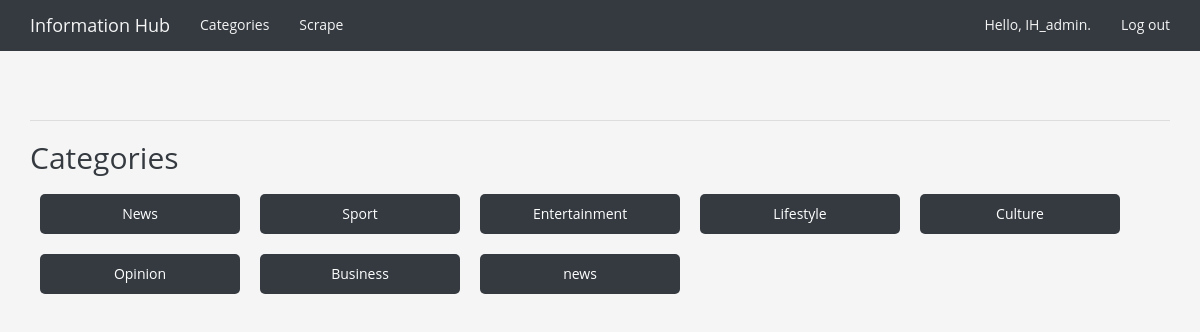
Page /categories/ (signed in) on the committed database.
### info_hubs/models.py (models this page shows)
class Category(models.Model):
    text = models.CharField(max_length=200)
    date_added = models.DateTimeField(auto_now_add=True)
    class Meta:
        verbose_name_plural = 'categories'
    def __str__(self):
        return self.text

### info_hubs/views.py (the view)
# urls.py: re_path('^categories/$', views.categories, name='categories'),
def categories(request):
    categories = Category.objects.order_by('date_added')
    context = {'categories': categories}
    return render(request, 'info_hubs/categories.html', context)

### info_hubs/templates/info_hubs/categories.html
{% extends "info_hubs/base.html" %}
{% block content %}
  <h2 style="color: #343a40;">Categories</h2>
  <div style="display: flex; flex-wrap: wrap;">
    {% for category in categories %}
      <a style="background-color: #343a40; border-radius: 5px; margin: 10px;
       padding: 10px; text-align: center; width: 200px; color: white;
       text-decoration: none;"
         href="{% url 'info_hubs:category' category.id %}">
        {{ category }}
      </a>
    {% empty %}
      <div>No categories have been added yet.</div>
    {% endfor %}
  </div>
{% endblock content %}

### info_hubs/templates/info_hubs/base.html (shortened to what this page needs)
{% load bootstrap3 %}
<!DOCTYPE html>
<html lang="en">
  <head>
    {% bootstrap_css %}
  </head>
  <body>
    <nav class="navbar navbar-default navbar-static-top">
      <div class="container">
        <div class="navbar-header">
            <a class="navbar-brand" href="{% url 'info_hubs:index' %}">
                Information Hub</a>
        </div>
        <div id="navbar" class="navbar-collapse collapse">
          <ul class="nav navbar-nav">
            <li><a href="{% url 'info_hubs:categories' %}">Categories</a></li>
            {% if user.is_staff %}
              <li><a href="{% url 'info_hubs:scrape_data' %}">Scrape</a></li>
            {% endif %}
          </ul>
          <ul class="nav navbar-nav navbar-right">
            {% if user.is_authenticated %}
              <li><a>Hello, {{ user.username }}.</a></li>
              <li><a href="{% url 'users:logout' %}">Log out</a></li>
            {% else %}
              <li><a href="{% url 'users:register' %}">Register</a></li>
              <li><a href="{% url 'users:login' %}">Log in</a></li>
            {% endif %}
          </ul>
        </div>
      </div>
    </nav>
    <div class="container">
      <div class="page-header">
      </div>
      <div>
        {% block content %}{% endblock content %}
      </div>
    </div>
  </body>
</html>

### info_hubs/templates/info_hubs/base.html (style rules this page uses)
body { background-color: #f5f5f5; font-family: 'Open Sans', sans-serif; }
.navbar-default { background-color: #343a40; border-color: #343a40; }
.navbar-default .navbar-brand, .navbar-default .navbar-nav > li > a { color: #f5f5f5; }
.page-header { border-bottom: 1px solid #ddd; }

### rows in the picture
Category: text "News"
Category: text "Sport"
Category: text "Entertainment"
Category: text "Lifestyle"
Category: text "Culture"
Category: text "Opinion"
Category: text "Business"
Category: text "news"

### other values in the picture
{{ user.username }} "IH_admin"
